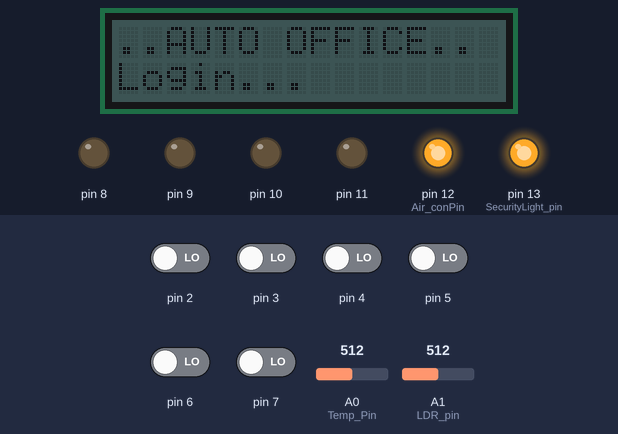
Bench run of a sketch on a simulated Arduino Uno, built with avr-gcc and run on an emulated ATmega328P. Shown: 16×2 character LCD, output pins drawn as LEDs (lit = HIGH). The test bench sets the inputs (shaded band); at power-on: pin 2–7 LOW, A0 (Temp_Pin) = 512, A1 (LDR_pin) = 512.

Above: at 1.2 s.
1.3 s: pin 2 driven HIGH
At 2.7 s:
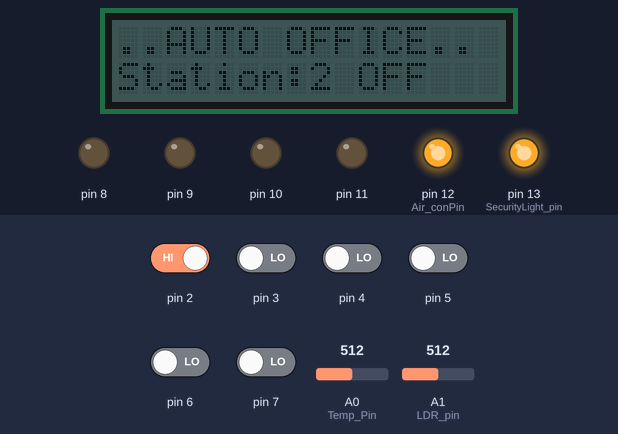
4.9 s: pin 3 driven HIGH
At 9.8 s:
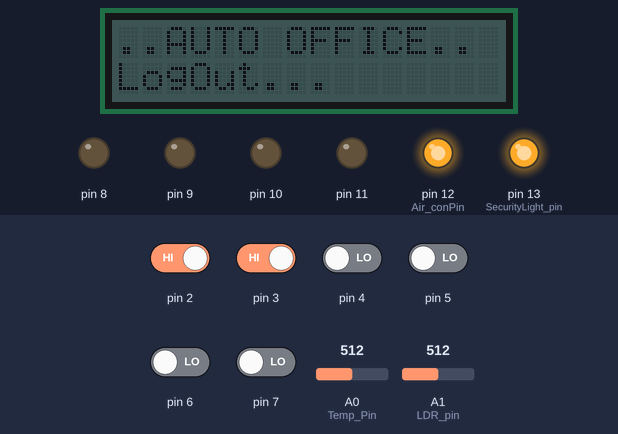
16.0 s: pin 4 driven HIGH
At 20.0 s:
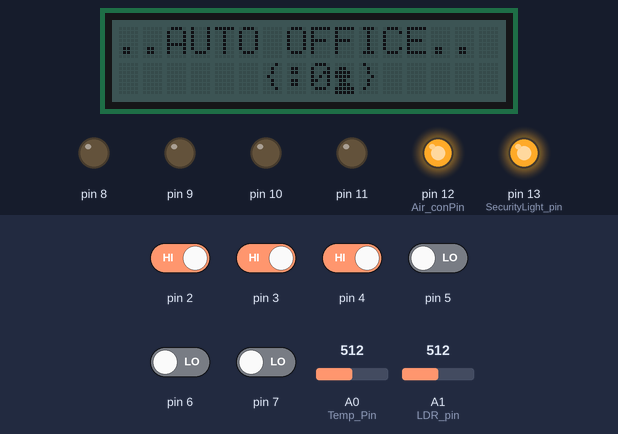
27.3 s: pin 5 driven HIGH
At 32.6 s:
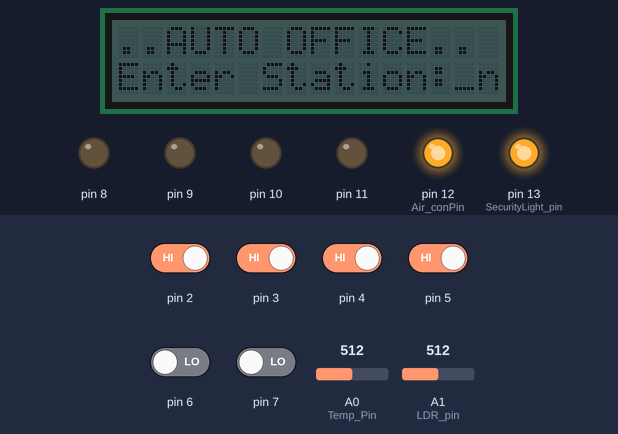
33.1 s: pin 2 driven LOW
At 33.8 s:
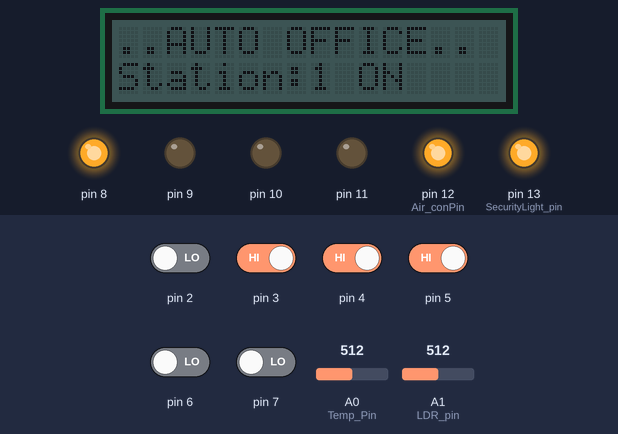
36.4 s: pin 7 driven HIGH
At 41.4 s:
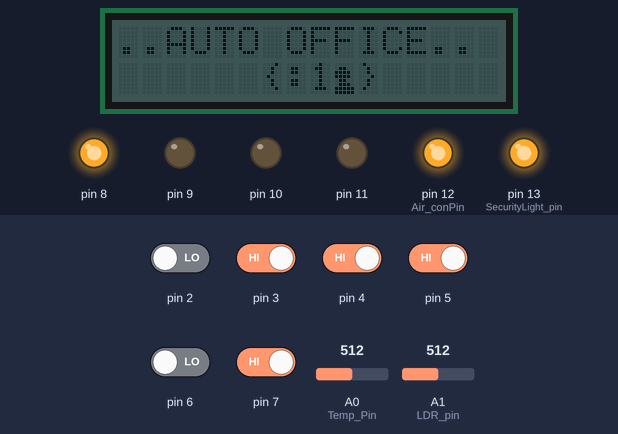
Timing chart, 0 to 42.9 s (numbered marks = the images above; inputs shaded):
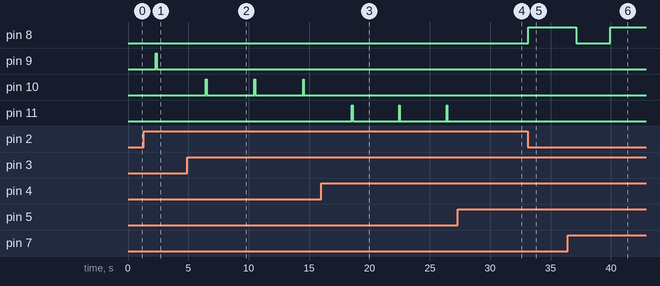

Measured:
- after the input at 1.3 s, pin 8: stays LOW (without the input it goes to HIGH after 1.0 s); pin 9: LOW → HIGH after 1.0 s, → LOW 0.07 s later
- after the input at 4.9 s, pin 9: stops changing and stays LOW; pin 10: alternates HIGH for 0.07 s and LOW for 4.0 s, starting after 1.5 s
- after the input at 16.0 s, pin 10: stops changing and stays LOW; pin 11: alternates HIGH for 0.07 s and LOW for 3.9 s, starting after 2.5 s
- after the input at 27.3 s, pin 11: stays LOW (without the input it goes to HIGH after 3.0 s); the display: first differs from a run without the input after 3.0 s (image 4 shows a later state)
- after the input at 33.1 s, pin 8: LOW → HIGH after 0.06 s; the display: changes after 0.08 s (image 5)
- what the display in image 0 shows lasts 1.0 s, from 0.2 s to 1.2 s
- what the display in image 1 shows lasts 1.0 s, from 2.4 s to 3.4 s

The sketch:

auto_Office7.ino
```cpp
#include <Wire.h>
#include "rgb_lcd.h"

rgb_lcd lcd;
//**************************************
////SPECIAL CHARATERS

//PIN LAYOT
/**
8,9,10,11 -> LED1, LED2, LED3 LED4 (STATIONS)
2,3,4,5,6,7 -> STION1, STION2, STION3,STION4, LOGIN, LOGOUT
A0 -> TEMP LM35
A1 -> LDR
13 -> SECURITY LIGHT
12 -> AIR CONDITIONER

**/
byte degreez[8] = {
    0b00111,
    0b00101,
    0b00111,
    0b00000,
    0b00000,
    0b00000,
    0b00000,
    0b00000
};
byte user[8] = {
    0b00000,
    0b01100,
    0b11110,
    0b11110,
    0b01100,
    0b01110,
    0b11111,
    0b11111
};

//**************************
///VARIABLES

///Pin Assignment
const int Temp_Pin=A0;
const int LDR_pin = A1;
const int SecurityLight_pin = 13;
const int Air_conPin = 12;

String systemLogo= "..AUTO OFFICE..";

float temprature;
float tempHigh_threshold = 30.00;
float tempCool_threshold = 26.00;
int ADM = 0;
boolean SecurityLight_ON, AirCon_ON=false;
int lastButton_Press= 0;

boolean login,logout = false;

float lightHigh_threshold = 1000.00;
float lightLow_threshold = 60.00;
float tempSum,temp,light_Intenssity = 0;
float intensity = 2000;
float lightSum = 0;
int tempContr,lightContr = 0;

//******************************************************************************************************--SETUP
void setup() {
    Serial.begin(9600);
    for(int i = 2; i <= 7;i++){ pinMode(i, INPUT);} //Set all button pins to INPUT from pin 2 to 7
    for(int i = 8; i <= 11;i++){ pinMode(i, OUTPUT);} //Set all button pins to INPUT from pin 2 to 7
    pinMode(Air_conPin, OUTPUT);
    pinMode(SecurityLight_pin, OUTPUT);

    //Set HIGH to the -ve pin of LED to turn it off
    digitalWrite(SecurityLight_pin, HIGH);
    digitalWrite(Air_conPin, HIGH);

    lcd.begin(16, 2);
    #if 1
    // create a new character
      lcd.createChar(1, degreez); //Degrees celciuos little circle
      lcd.createChar(2, user); //Figure of a persone to represent users
    #endif
      lcd.setRGB(0, 288, 288);//LCD Color

}
//******************************************************************************************************--MAIN LOOP
void loop() { //---------------------------------------------Temprature
  //Display system logo at the first Row
                 lcd.setCursor(0, 0);
                 lcd.print(systemLogo);

  //Display Temprature reading from tempRead() method below
          temprature = tempRead(Temp_Pin);
                 lcd.setCursor(0, 1);
                 lcd.print("Temp:");
                 lcd.print(temprature);
                 lcd.write(1);
                 lcd.print("C   ");

   // Display Users Logged in with the User charater at the end -- :1$
                 lcd.setCursor(13, 1);
                 lcd.print(":");
                 lcd.print(ADM);
                 lcd.write(2);

   //Check if Temperature is greater that 30 degrees if so Air con is turned On
         if((temprature > tempHigh_threshold)  && (AirCon_ON == false)){
                 lcd.setCursor(0, 1);
                 lcd.print("Temp too high!     ");
                 delay(1500);
                 lcd.setCursor(0, 1);
                 lcd.print("Turning AC on...   ");
                 delay(1500);
            AirCon_ON=true;

           }else if((temprature < tempCool_threshold) && (AirCon_ON == true)){
                  lcd.setCursor(0, 1);
                  lcd.print("Temp Normal!     ");
                  delay(1500);
                  lcd.setCursor(0, 1);
                  lcd.print("Turning AC Off...   ");
                  delay(1500);
             AirCon_ON=false;
               }
    //Set AirCon Pin high or low to turn it off or on
           if( AirCon_ON == false){
             digitalWrite(Air_conPin, HIGH);
            }else{
              digitalWrite(Air_conPin, LOW);
            }
   //----------------------------------------------------------------------Button Check
      //Check if button is pressed using the button check method

          if (buttonCheck(6) == 6){
                  login = true; //Set login capabilities to true
                  lcd.setCursor(0, 1);
                  lcd.print("Login...           ");
                  delay(1000);}

           if (buttonCheck(7) == 7){
                  logout = true;//Set logout capabilities to true
                  lcd.setCursor(0, 1);
                  lcd.print("LogOut...       ");
                  delay(1000);}


        while((login == true) || (logout == true)) {

                    lcd.setCursor(0, 1);
                    lcd.print("Enter Station:_");


              //******
              for(int i = 2; i <= 5; i++){
                  if ((buttonCheck(i) == i) && (login == true)){
                        if(digitalRead(i+6) == 0){
                            digitalWrite(i+6, HIGH);
                            lcd.setCursor(0, 1);
                            lcd.print("Station:");
                            lcd.print(i-1);
                            lcd.print(" ON    ");
                            ADM++;}
                        login = false;
                     }
                    if ((buttonCheck(i) == i) && (logout == true)){
                      if(digitalRead(i+6) == 1){
                              digitalWrite(i+6, LOW);
                              lcd.setCursor(0, 1);
                              lcd.print("Station:");
                              lcd.print(i-1);
                              lcd.print(" OFF    ");
                              ADM--;}
                        logout = false;
                     }
              }
                if((ADM <= 0) && (logout == true)){
                      lcd.setCursor(0, 1);
                      lcd.print("No User Loggedin.    ");
                      delay(1300);
                      logout = false;
                    }else if((ADM >= 4) && (login == true)){
                      lcd.setCursor(0, 1);
                      lcd.print("Stations Active.    ");
                      delay(1300);
                      login = false;
                    }else{
                      if((login == false)&&(logout == false)){
                        delay(800);
                        lcd.setCursor(0, 1);
                        lcd.print("      {:");
                        lcd.print(ADM);
                        lcd.write(2);
                        lcd.print("}       ");
                        delay(800);
                    }
                  }
        }

 //---------------------------------------------------------------SECURITY LIGHTS

        light_Intenssity = luminance(LDR_pin);
        if((light_Intenssity < lightLow_threshold)&&(SecurityLight_ON==false)){
                   digitalWrite(SecurityLight_pin, LOW);
                   lcd.setCursor(0, 1);
                   lcd.print("Security :ON    ");
                   delay(1300);
             SecurityLight_ON=true;

           }else if((light_Intenssity > lightHigh_threshold)&&(SecurityLight_ON==true)){
                   digitalWrite(SecurityLight_pin, HIGH);
                   lcd.setCursor(0, 1);
                   lcd.print("Security :OFF   ");
                   delay(1300);
             SecurityLight_ON=false;
           }

  }

//*****************************************METHODS
//BITTONCHECK METHOD CHECK IF PIN HAS BEEN PRESSED
int buttonCheck(int buttonPin1){
   if(digitalRead(buttonPin1) == 0){
        delay(50);
          if(digitalRead(buttonPin1) == 0){
             return buttonPin1;
            }else{return 0;}
      }
}
////Temprature method fo detecting temp intensity and getting the average of 50
           float tempRead(int tempPin){
              tempContr++;
              tempSum = tempSum + (analogRead(tempPin)* 0.48828125);
              if(tempContr >= 100){
                temp = tempSum/100;
                tempContr = 0;
                tempSum = 0;
              }
             return temp;
           }

  //LDR method fo detecting light intensity and getting the average of 50
           float luminance(int LDRP){
            lightContr++;
            lightSum = lightSum + (analogRead(LDRP)*100);
            if(lightContr >= 50){
                intensity = lightSum/50;
                lightContr = 0;
                lightSum = 0;
            }
             return intensity;
           }
```
